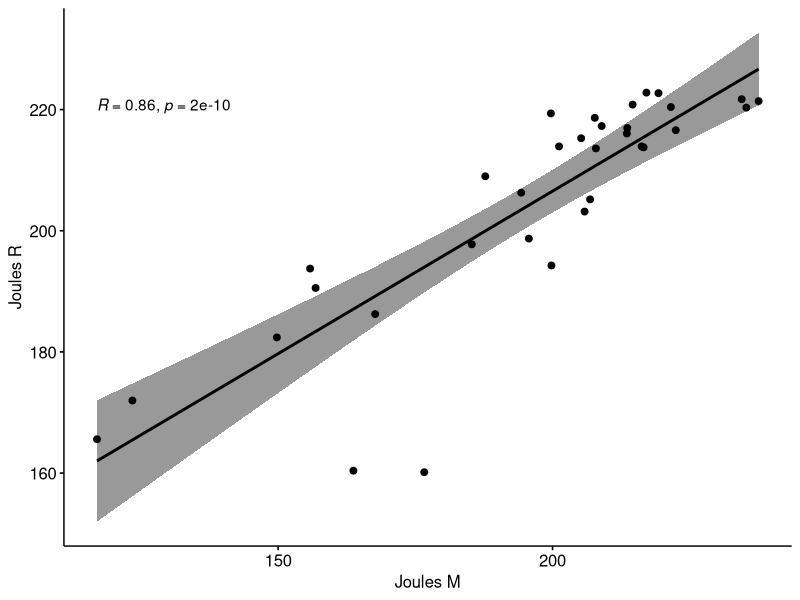
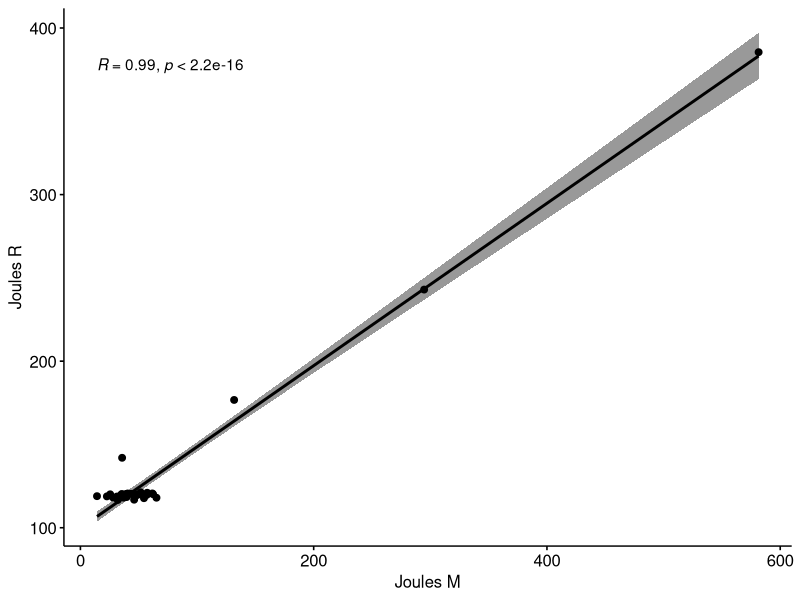
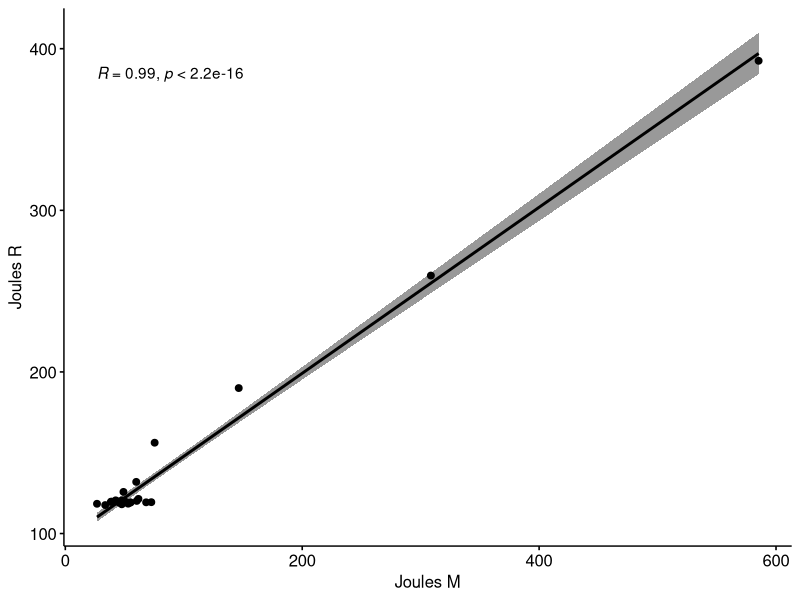
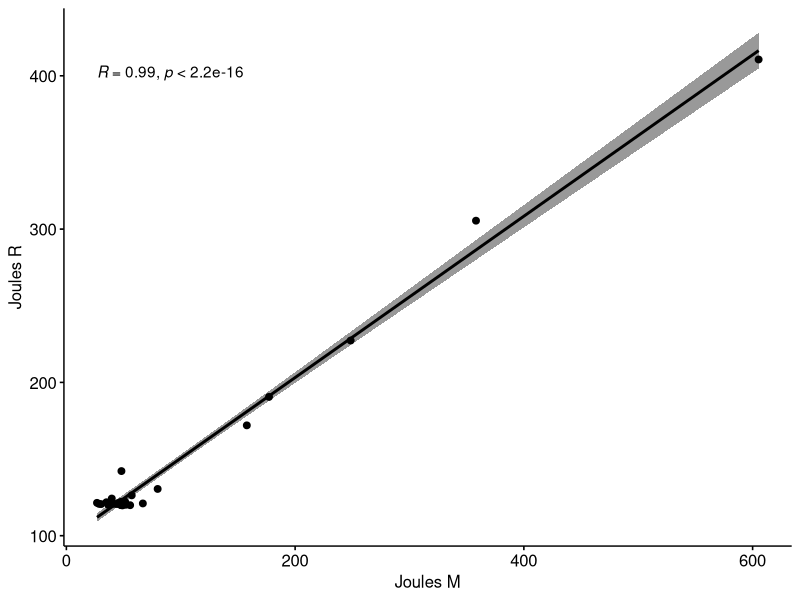
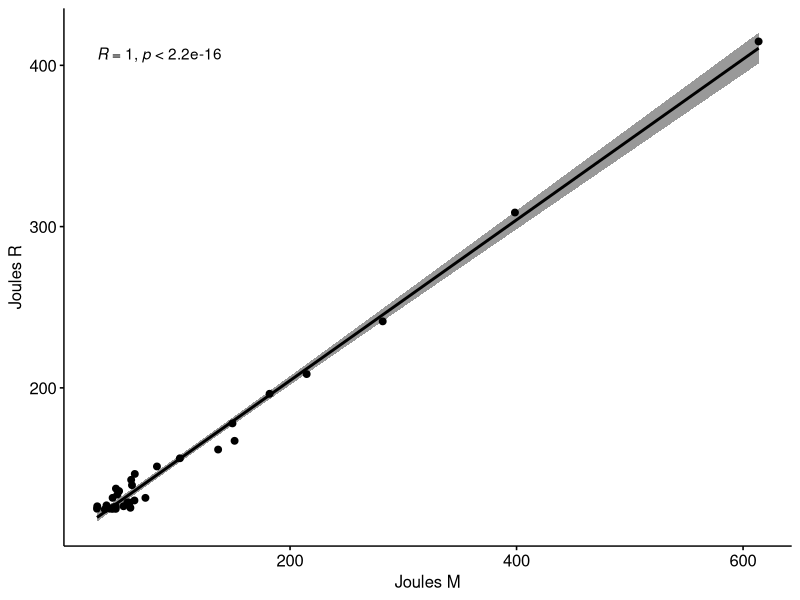
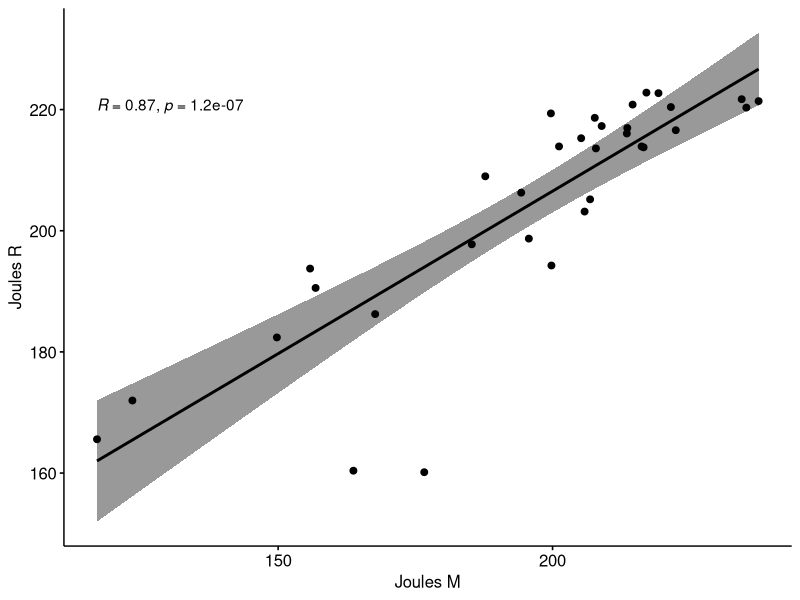
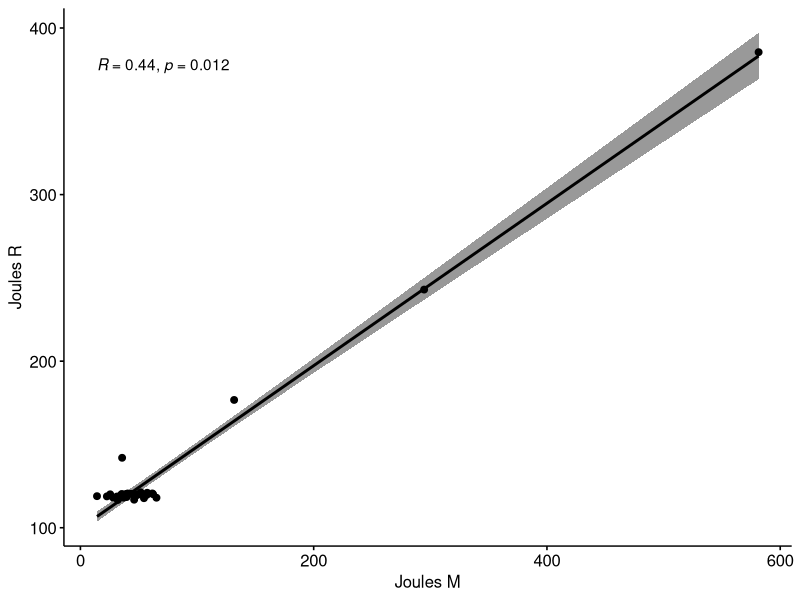
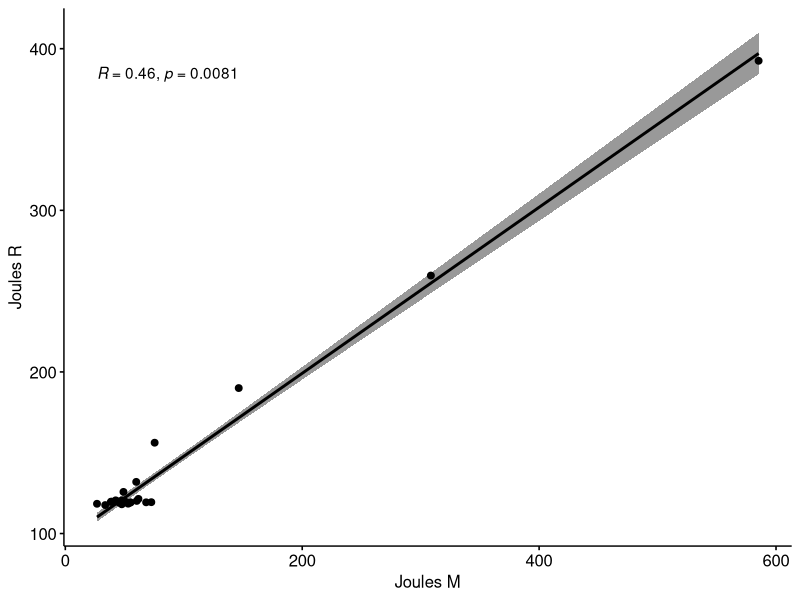

Here is the R script that generated these plots, in order:
install.packages("ggplot2")
install.packages("dplyr")
install.packages("gridExtra")
install.packages("ggpubr")
install.packages("psych")
library(ggplot2)
library(dplyr)
library(gridExtra)
library("ggpubr")
library(psych)

dataRapl <- read.csv(file = 'dataRAPL.csv')
dataMeter <- read.csv(file = 'dataMETER.csv')


row_sums_rapl <- rowSums(dataRapl[, c(9:11)])
subset_data_rapl <- dataRapl[, c(9:11)]
subset_data_rapl$Total <- row_sums_rapl
subset_data_rapl$n.workers = dataRapl$n.workers
subset_data_rapl$n.secondary.workers = dataRapl$n.secondary.workers

subset_data_Meter <- dataMeter[,c(7,8)]


summary(subset_data_rapl["Total"])
summary(subset_data_Meter["Energy.Meter"])

# Get unique number of threads
workers <- unique(dataMeter[0:990,]$n.workers)
size_chunk<- 990

# Methods to get averages for each chunk in Meter and Rapl
get_list_with_avar_workers_Meter <- function(chunk) {
  list_ps <- list()
  for (i in 1:length(workers)) {
    
    new_dat <- dataMeter[((size_chunk*(chunk-1))+1):(size_chunk*(chunk)),]
    data <- new_dat[new_dat$n.workers == workers[i],]
    list_ps[i] <- mean(data$Energy.Meter)
  }
  return(list_ps)
}

get_list_with_avar_workers_Rapl <- function(chunk) {
  list_ps <- list()
  for (i in 1:length(workers)) {
    
    new_dat <- subset_data_rapl[((size_chunk*(chunk-1))+1):(size_chunk*(chunk)),]
    data <- new_dat[new_dat$n.workers == workers[i],]
    list_ps[i] <- mean(data$Total)
  }
  return(list_ps)
}


read_chunks <- function(subset) {
  chunk_size <- 990
  txacts <- list(0,1,2,8,64)
  counter <- 1
  for (i in seq(chunk_size, chunk_size*5,by = chunk_size)) {
    if (counter == 1) {
      chunk <- subset[(i-chunk_size):i,]
      print("----- ORIGINAL -----")
      print(summary(chunk))
    } else {
      chunk <- subset[(i-chunk_size):i,]
      print(paste("----- TXACT-",txacts[[counter]]," -----"))
      print(summary(chunk))
    }
    #chunks[[counter]] <- chunk
    counter <- counter+1
  }
}

read_chunks(subset_data_rapl["Total"])
read_chunks(subset_data_Meter["Energy.Meter"])


describe_orig_chunk <- function(subset1,subset2,chunk) {
  benchmark_data <- data.frame(threads = numeric(), energy_rapl = numeric(),energy_meter = numeric())
  for (i in 1:30) {
    energy_rapl <- subset1[((33*(i-1))+chunk)] # Example value, replace with actual data
    energy_meter <- subset2[((33*(i-1))+chunk)]# Example value, replace with actual data
    benchmark_data[i,] <- c(workers[chunk],energy_rapl, energy_meter)
  }
  describe(benchmark_data)
}

describe_orig_chunk(subset_data_rapl[0:990,"Total"],subset_data_Meter[0:990,"Energy.Meter"],1)
describe_orig_chunk(subset_data_rapl[0:990,"Total"],subset_data_Meter[0:990,"Energy.Meter"],2)
describe_orig_chunk(subset_data_rapl[0:990,"Total"],subset_data_Meter[0:990,"Energy.Meter"],11)
describe_orig_chunk(subset_data_rapl[0:990,"Total"],subset_data_Meter[0:990,"Energy.Meter"],12)
describe_orig_chunk(subset_data_rapl[0:990,"Total"],subset_data_Meter[0:990,"Energy.Meter"],33)



# NOT AVERAGES
# Perform Shapiro-Wilk normality test for each number of threads
for( j in 1:5){

list_ps <- list()
  # cat("-----", j)
  for (i in 1:length(workers)) {
  # Subset data for current number of threads
  # print(workers[i])
  new_dat <- dataMeter[((size_chunk*(j-1))+1):(size_chunk*(j)),]
  data <- new_dat[new_dat$n.workers == workers[i],]
   # print(dataMeter[(size_chunk*(j-1)):(size_chunk*(j)),][dataMeter[(size_chunk*(j-1)):(size_chunk*(j)),]$n.workers == workers[i],]$n.workers)
  # Perform Shapiro-Wilk normality test on energy consumption (RAPL)
  shapiro_test <- shapiro.test(data$Energy.Meter)
  list_ps[i]<- shapiro_test$p.value
  # cat("--", i)
  # print(list_ps[i])
  # Print results
  # cat("Number of threads:", workers[i], "\n")
  # cat("W =", shapiro_test$statistic, ", p-value =", shapiro_test$p.value, "\n\n")
}
print(mean(unlist(list_ps)))

}

# Perform Shapiro-Wilk normality test for each number of threads
for( j in 1:5){
  
  list_ps <- list()
  
  for (i in 1:length(workers)) {
    # Subset data for current number of threads
    # print(workers[i])
    new_dat <- subset_data_rapl[((size_chunk*(j-1))+1):(size_chunk*(j)),]
    data <- new_dat[new_dat$n.workers == workers[i],]
    # print(dataMeter[(size_chunk*(j-1)):(size_chunk*(j)),][dataMeter[(size_chunk*(j-1)):(size_chunk*(j)),]$n.workers == workers[i],]$n.workers)
    # Perform Shapiro-Wilk normality test on energy consumption (RAPL)
    shapiro_test <- shapiro.test(data$Total)
    list_ps[i]<- shapiro_test$p.value
    # Print results
    # cat("Number of threads:", workers[i], "\n")
    # cat("W =", shapiro_test$statistic, ", p-value =", shapiro_test$p.value, "\n\n")
  }
  print(mean(unlist(list_ps)))
}

# AVERAGES
# METER
for(i in 1:5){
  shapiro_test_iso <- shapiro.test(unlist(get_list_with_avar_workers_Meter(i)))
  print(shapiro_test_iso$p.value)
}
# RAPL
for(i in 1:5){
  shapiro_test_iso <- shapiro.test(unlist(get_list_with_avar_workers_Rapl(i)))
  print(shapiro_test_iso$p.value)
}

# RAPL summaries
summary(filter(subset_data_rapl, n.secondary.workers == 0)$Total)

summary(filter(subset_data_rapl, n.secondary.workers == 0, n.workers == 1)$Total)
summary(filter(subset_data_rapl, n.secondary.workers == 0, n.workers == 2)$Total)

summary(filter(subset_data_rapl, n.secondary.workers == 1)$Total)
summary(filter(subset_data_rapl, n.secondary.workers == 1, n.workers == 1)$Total)
summary(filter(subset_data_rapl, n.secondary.workers == 1, n.workers == 2)$Total)

summary(subset_data_rapl$Total)

# METER summaries
summary(filter(dataMeter, n.secondary.workers == 0)$Energy.Meter)

summary(filter(dataMeter, n.secondary.workers == 0, n.workers == 1)$Energy.Meter)
summary(filter(dataMeter, n.secondary.workers == 0, n.workers == 2)$Energy.Meter)

summary(filter(dataMeter, n.secondary.workers == 1)$Energy.Meter)
summary(filter(dataMeter, n.secondary.workers == 1, n.workers == 1)$Energy.Meter)
summary(filter(dataMeter, n.secondary.workers == 1, n.workers == 2)$Energy.Meter)

summary(dataMeter$Energy.Meter)


# Correlation tests

print(get_list_with_avar_workers_Rapl(3))


# CORRELATION for different chunks, method: PEARSON

cor(unlist(get_list_with_avar_workers_Meter(1)),unlist(get_list_with_avar_workers_Rapl(1)),method = c("pearson"))

cor(unlist(get_list_with_avar_workers_Meter(2)),unlist(get_list_with_avar_workers_Rapl(2)),method = c("pearson"))
cor(unlist(get_list_with_avar_workers_Meter(3)),unlist(get_list_with_avar_workers_Rapl(3)),method = c("pearson"))
cor(unlist(get_list_with_avar_workers_Meter(4)),unlist(get_list_with_avar_workers_Rapl(4)),method = c("pearson"))
cor(unlist(get_list_with_avar_workers_Meter(5)),unlist(get_list_with_avar_workers_Rapl(5)),method = c("pearson"))

# General
cor(subset_data_Meter$Energy.Meter,subset_data_rapl$Total,method = c("pearson")) #same

cor.test(unlist(get_list_with_avar_workers_Meter(1)),unlist(get_list_with_avar_workers_Rapl(1)),method = c("pearson"))

cor.test(unlist(get_list_with_avar_workers_Meter(2)),unlist(get_list_with_avar_workers_Rapl(2)),method = c("pearson"))
cor.test(unlist(get_list_with_avar_workers_Meter(3)),unlist(get_list_with_avar_workers_Rapl(3)),method = c("pearson"))
cor.test(unlist(get_list_with_avar_workers_Meter(4)),unlist(get_list_with_avar_workers_Rapl(4)),method = c("pearson"))
cor.test(unlist(get_list_with_avar_workers_Meter(5)),unlist(get_list_with_avar_workers_Rapl(5)),method = c("pearson"))

cor.test(subset_data_Meter$Energy.Meter,subset_data_rapl$Total) #same


# CORRELATION for different chunks, method: SPEARMAN

cor(unlist(get_list_with_avar_workers_Meter(1)),unlist(get_list_with_avar_workers_Rapl(1)),method = c("spearman"))

cor(unlist(get_list_with_avar_workers_Meter(2)),unlist(get_list_with_avar_workers_Rapl(2)),method = c("spearman"))
cor(unlist(get_list_with_avar_workers_Meter(3)),unlist(get_list_with_avar_workers_Rapl(3)),method = c("spearman"))
cor(unlist(get_list_with_avar_workers_Meter(4)),unlist(get_list_with_avar_workers_Rapl(4)),method = c("spearman"))
cor(unlist(get_list_with_avar_workers_Meter(5)),unlist(get_list_with_avar_workers_Rapl(5)),method = c("spearman"))

# General
cor(subset_data_Meter$Energy.Meter,subset_data_rapl$Total) #same

cor.test(unlist(get_list_with_avar_workers_Meter(1)),unlist(get_list_with_avar_workers_Rapl(1)),method = c("spearman"))

cor.test(unlist(get_list_with_avar_workers_Meter(2)),unlist(get_list_with_avar_workers_Rapl(2)),method = c("spearman"))
cor.test(unlist(get_list_with_avar_workers_Meter(3)),unlist(get_list_with_avar_workers_Rapl(3)),method = c("spearman"))
cor.test(unlist(get_list_with_avar_workers_Meter(4)),unlist(get_list_with_avar_workers_Rapl(4)),method = c("spearman"))
cor.test(unlist(get_list_with_avar_workers_Meter(5)),unlist(get_list_with_avar_workers_Rapl(5)),method = c("spearman"))

cor.test(subset_data_Meter$Energy.Meter,subset_data_rapl$Total) #same


# PEARSON plots

give_me_plot_pear <- function(chunk){

my_data <- dataMeter[(1+(990*(chunk-1))):(33+(990*(chunk-1))),c(1:2)]
print(my_data$version[1])

my_data$Meter <- unlist(get_list_with_avar_workers_Meter(chunk))
my_data$Rapl <- unlist(get_list_with_avar_workers_Rapl(chunk))
# plotting 

ggscatter(my_data, x = "Meter", y = "Rapl", 
          add = "reg.line", conf.int = TRUE, 
          cor.coef = TRUE, cor.method = "pearson",
          xlab = "Joules M", ylab = "Joules R")
}
give_me_plot_pear(1)
give_me_plot_pear(2)
give_me_plot_pear(3)
give_me_plot_pear(4)
give_me_plot_pear(5)


# SPEARMAN plots

give_me_plot_spear <- function(chunk){
  
  my_data <- dataMeter[(1+(990*(chunk-1))):(33+(990*(chunk-1))),c(1:2)]
  print(my_data$version[1])
  
  my_data$Meter <- unlist(get_list_with_avar_workers_Meter(chunk))
  my_data$Rapl <- unlist(get_list_with_avar_workers_Rapl(chunk))
  # plotting 
  
  ggscatter(my_data, x = "Meter", y = "Rapl", 
            add = "reg.line", conf.int = TRUE, 
            cor.coef = TRUE, cor.method = "spearman",
            xlab = "Joules M", ylab = "Joules R")
}
give_me_plot_spear(1)
give_me_plot_spear(2)
give_me_plot_spear(3)
give_me_plot_spear(4)
give_me_plot_spear(5)


# General
RandM <- subset_data_rapl[,4:6]
RandM$Meter <- subset_data_Meter$Energy.Meter

ggscatter(RandM, x = "Meter", y = "Total", 
          add = "reg.line", conf.int = TRUE, 
          cor.coef = TRUE, cor.method = "pearson",
          xlab = "Joules M", ylab = "Joules R")



get_qq_plot_MR <- function(chunk){

qqnorm( unlist(get_list_with_avar_workers_Meter(chunk)))
qqline(unlist(get_list_with_avar_workers_Meter(chunk)))

qqnorm( unlist(get_list_with_avar_workers_Rapl(chunk)))
qqline( unlist(get_list_with_avar_workers_Rapl(chunk)))

}
get_qq_plot_MR(1)
get_qq_plot_MR(2)
get_qq_plot_MR(3)
get_qq_plot_MR(4)
get_qq_plot_MR(5)

# General
qqnorm(RandM$Meter)
qqline(RandM$Meter)

qqnorm(RandM$Total)
qqline(RandM$Total)


# Hyp_testing
test <- function(data1, data2) {
  wilcox.test(data1, data2)
}

test(unlist(get_list_with_avar_workers_Meter(1)),unlist(get_list_with_avar_workers_Rapl(1)))

test(RandM$Meter,RandM$Total) # --



# ------------------------------ METER -----------------------------

get_some_nsw_data <- function(nsw,nw,who,what){
    # Subset data for current number of threads
    new_dat <- filter(who, n.secondary.workers == nsw,n.workers==nw)[what]
    
    shapiro_test <- shapiro.test(unlist(new_dat))
    print(shapiro_test$p.value )
    
    qqnorm( unlist(new_dat))
    qqline(unlist(new_dat))
}

# WORKING WITH ORIGINAL:

# Perform Shapiro-Wilk normality test for number of threads equals to 1, 2, 8, 32, 64
# with q-q plots

for(p in list(1, 2, 8,32, 64)){
  get_some_nsw_data(0,p,dataMeter,"Energy.Meter")
}

# WORKING WITH TXACTs:

# Perform Shapiro-Wilk normality test for number of threads equals to 1, 2, 8, 32, 64
# with q-q plots

for(k in list(1, 2, 8, 64)){
  for(p in list(1, 2, 8,32, 64)){
    get_some_nsw_data(k,p,dataMeter,"Energy.Meter")
  }
  print("-----------")
}


# ------------------------------ RAPL -----------------------------

# WORKING WITH ORIGINAL:

# Perform Shapiro-Wilk normality test for number of threads equals to 1, 2, 8, 32, 64
# with q-q plots

for(p in list(1, 2, 8,32, 64)){
  get_some_nsw_data(0,p,subset_data_rapl,"Total")
}

# WORKING WITH TXACTs:

# Perform Shapiro-Wilk normality test for number of threads equals to 1, 2, 8, 32, 64
# with q-q plots.

for(k in list(1, 2, 8, 64)){
  for(p in list(1, 2, 8,32, 64)){
    get_some_nsw_data(k,p,subset_data_rapl,"Total")
  }
  print("-----------")
}

# ------------------------------- METER vs RAPL correlation ----------------------

# WORKING WITH ORIGINAL:
# check correlation with Pearson and spearman for threads 1,2,8,32,64

get_pear_t_spear_f_plot <- function(j,who){
  list_dr <- list()

  list_dm <- filter(dataMeter, n.secondary.workers == 0,n.workers==j)$Energy.Meter
  list_dr <- filter(subset_data_rapl, n.secondary.workers == 0,n.workers==j)$Total

  print(cor(unlist(list_dm),unlist(list_dr),method = c("pearson")))
  print(cor(unlist(list_dm),unlist(list_dr),method = c("spearman")))
  print("--")
  print(test(unlist(list_dm),unlist(list_dr)))
  
  my_data <- dataMeter[1:30,c(1:2)]
  
  my_data$Meter <- unlist(list_dm)
  my_data$Rapl <- unlist(list_dr)
  
  
  # plotting 
  # pearson
  if(who == TRUE){
    ggscatter(my_data, x = "Meter", y = "Rapl", 
              add = "reg.line", conf.int = TRUE, 
              cor.coef = TRUE, cor.method = "pearson",
              xlab = "Joules M p", ylab = "Joules R p")
  }
  else{
    # spearman
    ggscatter(my_data, x = "Meter", y = "Rapl",
              add = "reg.line", conf.int = TRUE,
              cor.coef = TRUE, cor.method = "spearman",
              xlab = "Joules M s", ylab = "Joules R s")
  }
}

# threads 1,2,8,32,64
# pearson
get_pear_t_spear_f_plot(1,TRUE) #ggscatter does not like loops
get_pear_t_spear_f_plot(2,TRUE)
get_pear_t_spear_f_plot(8,TRUE)
get_pear_t_spear_f_plot(32,TRUE)
get_pear_t_spear_f_plot(64,TRUE)

# spearman
get_pear_t_spear_f_plot(1,FALSE)
get_pear_t_spear_f_plot(2,FALSE)
get_pear_t_spear_f_plot(8,FALSE)
get_pear_t_spear_f_plot(32,FALSE)
get_pear_t_spear_f_plot(64,FALSE)
